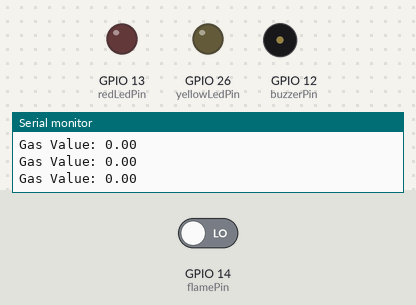
The sketch below on a simulated ESP32. Parts: output pins drawn as LEDs (lit = HIGH), buzzer (waves = sounding), the last lines printed to the serial monitor. Inputs (shaded band) come from the test bench; at power-on: GPIO 14 (flamePin) LOW.

Above: at 1.8 s.
1.9 s: GPIO 14 (flamePin) driven HIGH
At 3.2 s:
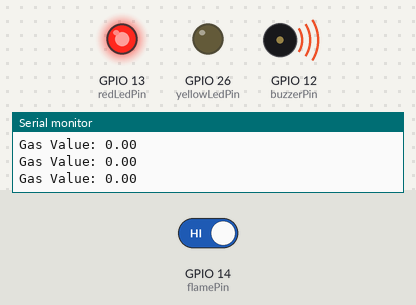
3.5 s: GPIO 14 (flamePin) driven LOW
At 4.4 s:
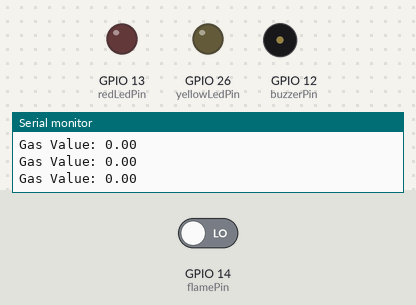
Timing chart, 0 to 6.5 s (numbered marks = the images above; inputs shaded):
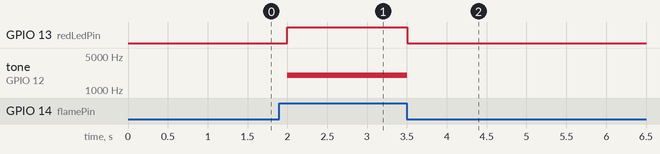

The sketch:

mq.ino
```cpp
#include <MQ2.h>

int flamePin = 14;
int yellowLedPin = 26;
int redLedPin = 13;
int buzzerPin = 12;
MQ2 mq2(27);

void setup() {
  pinMode(flamePin, INPUT);
  pinMode(yellowLedPin, OUTPUT);
  pinMode(redLedPin, OUTPUT);
  pinMode(buzzerPin, OUTPUT);
  Serial.begin(9600);
}

void loop() {
  float gasValue = mq2.readSensor();
  if (gasValue > 500) {
    digitalWrite(yellowLedPin, HIGH);
    tone(buzzerPin, 1000);
  } else {
    digitalWrite(yellowLedPin, LOW);
    noTone(buzzerPin);
  }

  int flameValue = digitalRead(flamePin);
  if (flameValue == HIGH) {
    digitalWrite(redLedPin, HIGH);
    tone(buzzerPin, 2000);
  } else {
    digitalWrite(redLedPin, LOW);
    noTone(buzzerPin);
  }

  Serial.print("Gas Value: ");
  Serial.println(gasValue);
  delay(500);
}
```

Measured:
- after the input at 1.9 s, GPIO 13 (redLedPin): LOW → HIGH after 0.10 s; tone on GPIO 12 (buzzerPin): silent → 2000 Hz after 0.10 s
- after the input at 3.5 s, GPIO 13 (redLedPin): HIGH → LOW at once; tone on GPIO 12 (buzzerPin): 2000 Hz → silent at once
